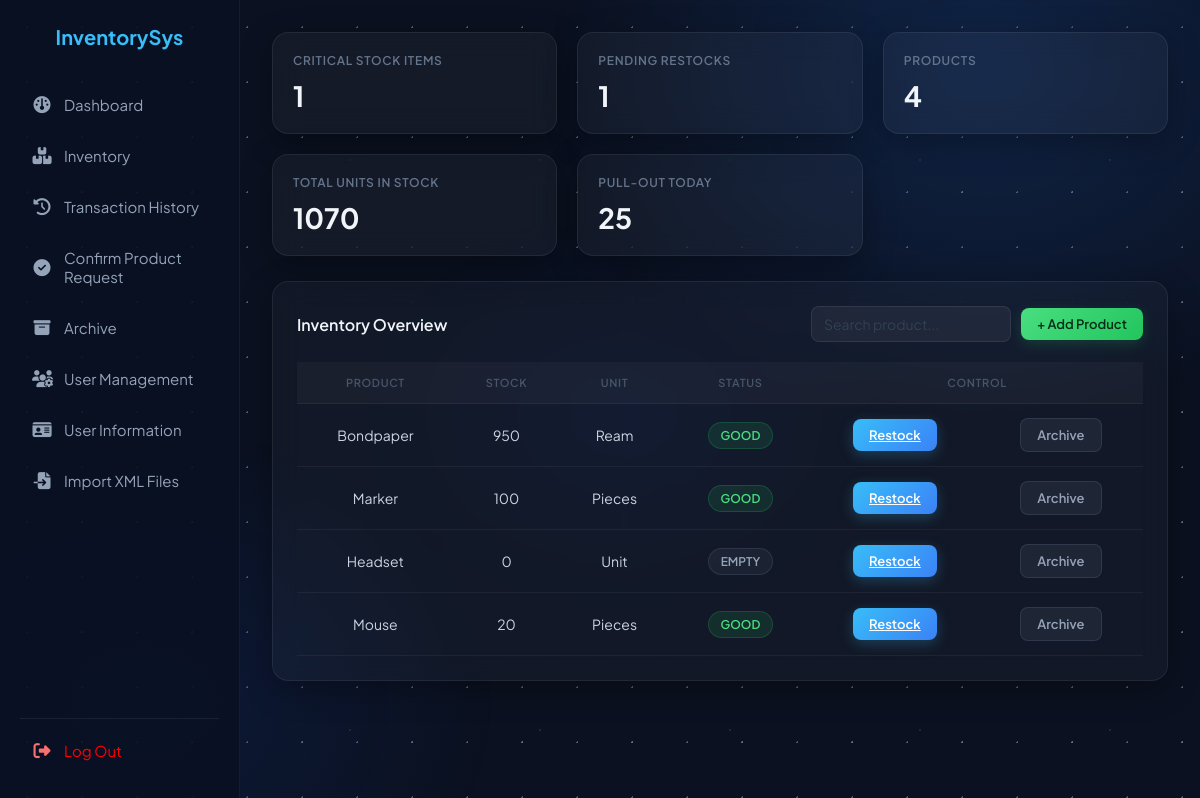
/index.php?action=inventory (signed in), run on the app's committed database.
### tables this page shows
CREATE TABLE `product` (
  `product_id` int NOT NULL AUTO_INCREMENT,
  `product_name` varchar(50) DEFAULT NULL,
  `description` varchar(255) DEFAULT NULL,
  `stock_quantity` int DEFAULT NULL,
  `unit` varchar(50) DEFAULT NULL,
  `is_archived` tinyint(1) NOT NULL DEFAULT '1',
  PRIMARY KEY (`product_id`)
);

### Controller/ProductController.php (called while the page is built, shortened)
<?php
require_once "Model/Product.php";
class ProductController {
    private $product;
    public function __construct($db) {
        $this->product = new Product($db);
    }
    public function getAllProducts() {
        return $this->product->getAllProducts();
    }
    public function getStatus($stock){
        if ($stock <= 0) return "EMPTY";
        return "GOOD";
        }
    public function countProducts() {
        return $this->product->countProducts();
    }
    public function countCriticalStock() {
        return $this->product->countCriticalStock();
    }
    public function needRestocks() {
        return $this->product->needRestocks();
    }
    public function pulloutToday() {
        return $this->product->pulloutToday();
    }
    public function totalStocks() {
        return $this->product->totalStocks();
    }
}

### Model/Product.php (called while the page is built, shortened)
<?php
class Product {
    private $conn;
    public function __construct($db) {
        $this->conn = $db;
    }
    public function getAllProducts() {
        $stmt = $this->conn->prepare("SELECT * FROM product WHERE is_archived = 1");
        $stmt->execute();
        return $stmt->fetchAll(PDO::FETCH_ASSOC);
    }
    public function countProducts() {
        $stmt = $this->conn->prepare("SELECT COUNT(*) as total FROM product where is_archived = 1");
        $stmt->execute();
        $result = $stmt->fetch(PDO::FETCH_ASSOC);
        return $result ? $result['total'] : 0;
    }
    public function countCriticalStock() {
        $stmt = $this->conn->prepare("SELECT COUNT(*) as total FROM product WHERE stock_quantity < 10 and is_archived = 1 ");
        $stmt->execute();
        $result = $stmt->fetch(PDO::FETCH_ASSOC);
        return $result ? $result['total'] : 0;
    }
    public function needRestocks() {
    $stmt = $this->conn->prepare("SELECT COUNT(*) as total FROM product WHERE stock_quantity < 20 and is_archived = 1");
    $stmt->execute();
    $result = $stmt->fetch(PDO::FETCH_ASSOC);
    return $result ? $result['total'] : 0;
    }
    public function pulloutToday() {
    $stmt = $this->conn->prepare("SELECT SUM(stock_quantity) FROM transaction WHERE DATE(confirmRequest) = CURDATE()AND status = 'confirmed'");
    $stmt->execute();
    return $stmt->fetchColumn();
}
    public function totalStocks() {
        $stmt = $this->conn->prepare("SELECT SUM(stock_quantity) from product where is_archived = 1");
        $stmt->execute();
        return $stmt->fetchColumn();
    }
}

### View/Inventory.php (the view, shortened to what this page needs)
<!DOCTYPE html>
<html lang="en">
<head>
  <link rel="stylesheet" href="/Integrated_Programming/InventorySystem/Inventory-Management-System/Public/Inventorys.css">
  <link rel="stylesheet" href="https://cdnjs.cloudflare.com/ajax/libs/font-awesome/6.5.0/css/all.min.css">
</head>
<?php
require_once "Model/Product.php";
require_once "Controller/ProductController.php";
$controller = new ProductController($conn);
$products = $controller->getAllProducts();
?>
<body>
<div class="sidebar">
  <h2>InventorySys</h2>
  <ul>
  <li><a href="index.php?action=dashboard"><i class="fas fa-gauge"></i> Dashboard</a></li>
  <?php if (isset($_SESSION['role']) && $_SESSION['role'] === 'admin'): ?>
    <li><a href="index.php?action=inventory"><i class="fas fa-boxes-stacked"></i> Inventory</a></li>
    <li><a href="index.php?action=transaction-history"><i class="fas fa-clock-rotate-left"></i> Transaction History</a></li>
    <li><a href="index.php?action=confirm-request"><i class="fas fa-circle-check"></i> Confirm Product Request</a></li>
    <li><a href="index.php?action=archived"><i class="fas fa-box-archive"></i> Archive</a></li>
    <li><a href="index.php?action=registerPage"><i class="fas fa-users-gear"></i> User Management</a></li>
    <li><a href="index.php?action=user-information"><i class="fas fa-id-card"></i> User Information</a></li>
    <li><a href="index.php?action=import-xml"><i class="fas fa-file-import"></i> Import XML Files</a></li>
  <?php endif; ?>
  <li class="logout" style="margin-top: auto;">
    <a href="index.php?action=logout"><i class="fas fa-right-from-bracket"></i><span style="color: red"> Log Out</span></a>
  </li>
</ul>
</div>
  <div class="main">
    <div class="cards">
      <div class="card">
        <h3>Critical Stock Items</h3>
        <p><?= $controller->countCriticalStock() ?></p>
      </div>
      <div class="card">
        <h3>Pending Restocks</h3>
        <p><?= $controller->needRestocks() ?></p>
      </div>
      <div class="card">
        <h3>Products</h3>
        <p><?= $controller->countProducts() ?></p>
      </div>
      <div class="card">
      <h3>Total Units in Stock</h3>
        <p><?= $controller->totalStocks() ?></p>
    </div>
      <div class="card">
        <h3>Pull-out Today</h3>
        <p><?= $controller->pulloutToday() ?></p>
      </div>
    </div>
    <div class="table-container">
     <div class="table-header">
  <h2>Inventory Overview</h2>
  <div class="table-actions">
    <input type="text" id="searchInput" placeholder="Search product..." onkeyup="searchTable()">
    <a href="index.php?action=add-product" class="add-btn">+ Add Product</a>
  </div>
</div>
      <table>
       <thead>
  <tr>
    <th>Product</th>
    <th>Stock</th>
    <th>Unit</th>
    <th>Status</th>
    <th colspan="2">Control</th>
  </tr>
</thead>
<tbody>
  <?php foreach($products as $product): ?>
    <?php $status = $controller->getStatus($product['stock_quantity']); ?>
    <tr>
      <td><?= htmlspecialchars($product['product_name']) ?></td>
      <td><?= htmlspecialchars($product['stock_quantity']) ?></td>
      <td><?= htmlspecialchars($product['unit'] ?? '') ?></td>
      <td>
        <span class="status <?= strtolower($status) ?>">
          <?= $status ?>
        </span>
      </td>
      <td>
        <form action="index.php?action=restock-page" method="POST">
<a href="index.php?action=restock-page&product_id=<?= $product['product_id'] ?>&product_name=<?= urlencode($product['product_name']) ?>&unit=<?= urlencode($product['unit'] ?? '') ?>" class="restock-btn">Restock</a>
        </form>
      </td>
      <td>
        <form action="index.php?action=archive" method="POST">
          <button type="submit" class="archive-btn" onclick="return confirm('Archive this product?')">Archive</button>
        </form>
      </td>
    </tr>
  <?php endforeach; ?>
</tbody>
      </table>
    </div>
  </div>
</body>
</html>

### data on the page
product: product_name "Bondpaper", stock_quantity "950", unit "Ream", stock_quantity "GOOD"
product: product_name "Marker", stock_quantity "100", unit "Pieces", stock_quantity "GOOD"
product: product_name "Headset", stock_quantity "0", unit "Unit", stock_quantity "EMPTY"
product: product_name "Mouse", stock_quantity "20", unit "Pieces", stock_quantity "GOOD"

### other printed values
$controller->countCriticalStock() "1"
$controller->needRestocks() "1"
$controller->countProducts() "4"
$controller->totalStocks() "1070"
$controller->pulloutToday() "25"
